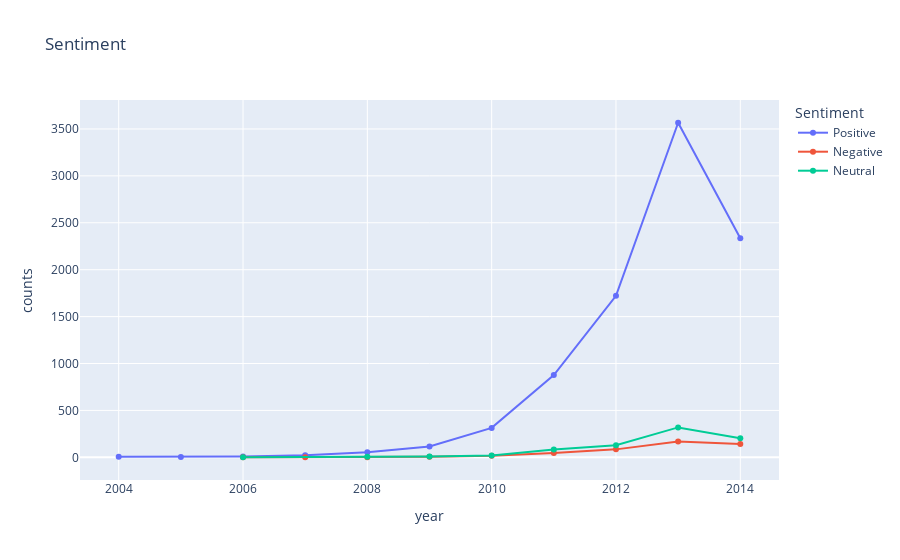

Notebook code cell kept with this figure:
### Code cell
fig = px.line(df_year, x="year", y="counts", color='Sentiment',title='Sentiment',markers=True)
fig.show()

### Figure 1 — Plotly figure (JSON) as saved in the notebook; plotly's stock layout.template omitted (floating-point values rounded to 4 significant figures)
{"data": [{"hovertemplate": "Sentiment=Positive<br>year=%{x}<br>counts=%{y}<extra></extra>", "legendgroup": "Positive", "line": {"color": "#636efa", "dash": "solid"}, "marker": {"symbol": "circle"}, "mode": "lines+markers", "name": "Positive", "orientation": "v", "showlegend": true, "type": "scatter", "x": [2004, 2005, 2006, 2007, 2008, 2009, 2010, 2011, 2012, 2013, 2014], "xaxis": "x", "y": [7, 4, 8, 21, 54, 115, 314, 877, 1721, 3566, 2335], "yaxis": "y"}, {"hovertemplate": "Sentiment=Negative<br>year=%{x}<br>counts=%{y}<extra></extra>", "legendgroup": "Negative", "line": {"color": "#EF553B", "dash": "solid"}, "marker": {"symbol": "circle"}, "mode": "lines+markers", "name": "Negative", "orientation": "v", "showlegend": true, "type": "scatter", "x": [2006, 2007, 2008, 2009, 2010, 2011, 2012, 2013, 2014], "xaxis": "x", "y": [1, 1, 2, 5, 16, 46, 85, 170, 141], "yaxis": "y"}, {"hovertemplate": "Sentiment=Neutral<br>year=%{x}<br>counts=%{y}<extra></extra>", "legendgroup": "Neutral", "line": {"color": "#00cc96", "dash": "solid"}, "marker": {"symbol": "circle"}, "mode": "lines+markers", "name": "Neutral", "orientation": "v", "showlegend": true, "type": "scatter", "x": [2006, 2008, 2009, 2010, 2011, 2012, 2013, 2014], "xaxis": "x", "y": [1, 7, 8, 20, 84, 130, 319, 203], "yaxis": "y"}], "layout": {"legend": {"title": {"text": "Sentiment"}, "tracegroupgap": 0}, "title": {"text": "Sentiment"}, "xaxis": {"anchor": "y", "domain": [0, 1], "title": {"text": "year"}}, "yaxis": {"anchor": "x", "domain": [0, 1], "title": {"text": "counts"}}}}
